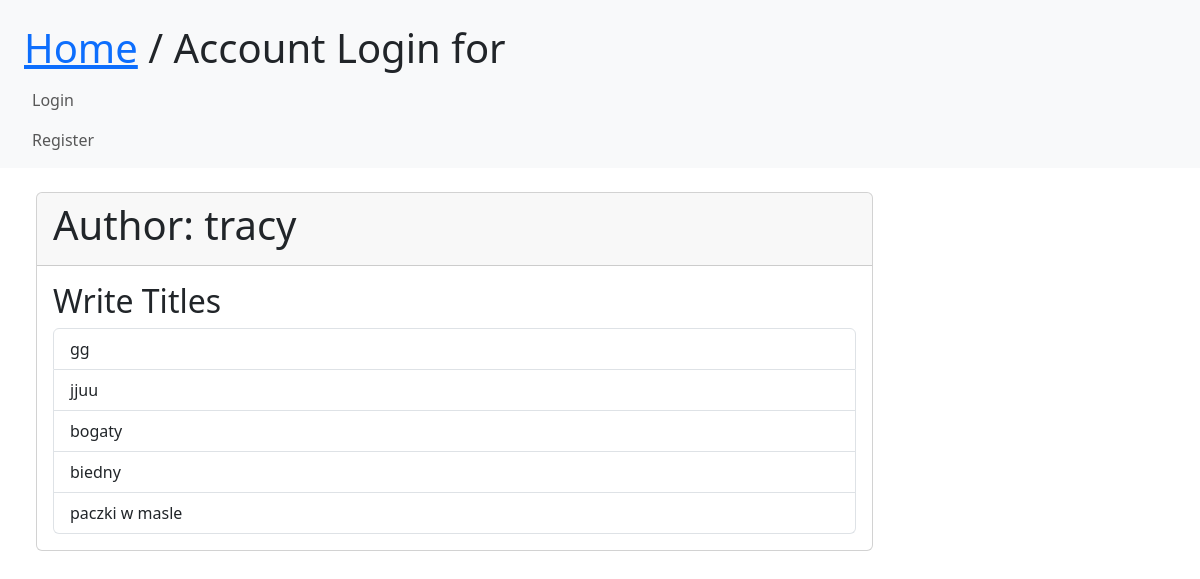
The app's page /authors/1/ with its own data.
### media/models.py (models this page shows, shortened)
class Author(models.Model):
    fullname = models.CharField(max_length=128, null=True)

class Book(models.Model):
    title = models.CharField(max_length=150)
    year = models.IntegerField(validators=[validate_year])
    authors = models.ManyToManyField(Author, related_name="books")
    categories = models.ManyToManyField(Category)

### media/views.py (the view)
# urls.py: path('authors/<int:pk>/', AuthorDetailView.as_view(), name='detail_author'),
class AuthorDetailView(View):
    def get(self, request, pk):
        autorzy = Author.objects.get(pk=pk)
        return render(request, 'detailauthor.html', {'author': autorzy})

### media/templates/detailauthor.html (shortened to what this page needs)
{% extends 'base.html' %}
{% block content %}
<div class="card w-75">
    <div class="card-header">
        <h1> Author: {{ author.fullname }}</h1>
    </div>
    <div class="card-body">
        <h2> Write Titles</h2>
        <ul class="list-group">
            {% for book in author.books.all %}
            <li class="list-group-item">{{ book.title }}</li>
            {% endfor %}
        </ul>
    </div>
</div>
{% endblock %}

### records on screen
Author: fullname "tracy"
Book: title "gg"
Book: title "jjuu"
Book: title "bogaty"
Book: title "biedny"
Book: title "paczki w masle"
